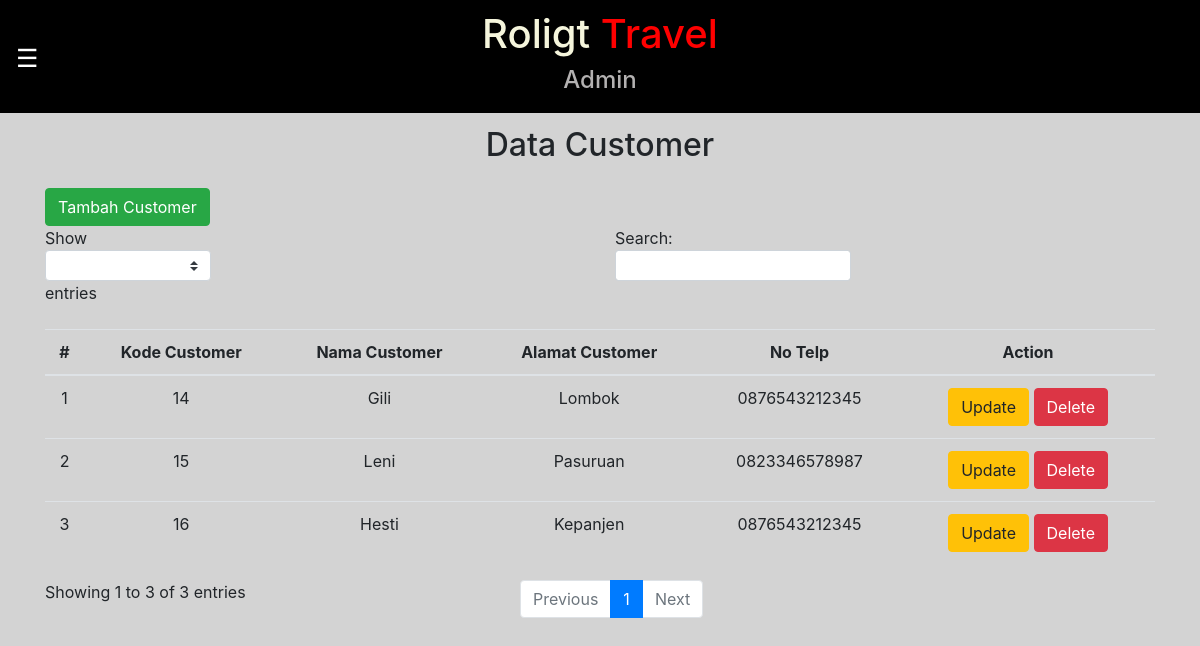
/admin/dataCust.php, run on the app's committed database.
### tables this page shows
CREATE TABLE `tb_customer` (
  `kode_cust` int(11) NOT NULL,
  `nama_cust` varchar(200) NOT NULL,
  `alamat_cust` varchar(200) NOT NULL,
  `no_telp_cust` varchar(15) NOT NULL,
  `paket` varchar(12) NOT NULL,
  `flag` enum('1','0') NOT NULL
);

### admin/dataCust.php (the view, shortened to what this page needs)
<?php
    include '../helper/connection.php';
?>
<html>
    <head>
        <link rel="stylesheet" href="https://stackpath.bootstrapcdn.com/bootstrap/4.1.3/css/bootstrap.min.css">
        <link rel="stylesheet" href="../css/dataStyle.css">
        <link rel="stylesheet" href="../css/navStyle.css">
    </head>
    <body>
        <main class="container" role="main" id="main">
            <div class="header fixed-top" id="header">
                <h1 id="judul1">Roligt
                    <span id="judul2">Travel</span>
                </h1>
                <h4 id="sub-judul">Admin</h4>
                <div id="nav">
                    <span style="font-size:25px;cursor:pointer" onclick="openNav()">&#9776;</span>
                </div>
            </div>
            <div class="container-table" id="data">
                <h2 class="mt-3 text-center">Data Customer</h2>
                <a href="formAddCustomer.php" class="btn btn-success mt-3">Tambah Customer</a>
                    <table id="customer" class="table table-stripped text-center mt-3" style="width:100%">
                        <thead>
                            <tr>
                                <th>#</th>
                                <th>Kode Customer</th>
                                <th>Nama Customer</th>
                                <th>Alamat Customer</th>
                                <th>No Telp</th>
                                <th>Action</th>
                            </tr>
                        </thead>
                        <tbody>
                        <?php
                        $query = "SELECT * FROM tb_customer where flag='1'";
                        $result = mysqli_query($con, $query);
                        if (mysqli_num_rows($result) > 0){
                            $index = 1;
                            while($row = mysqli_fetch_assoc($result)){
                                $kode_cust = $row["kode_cust"];
                                echo "
                                <tr>
                                    <td>" . $index++ . "</td>
                                    <td>" .$row["kode_cust"]. "</td>
                                    <td>" .$row["nama_cust"]. "</td>
                                    <td>" .$row["alamat_cust"]. "</td>
                                    <td>" .$row["no_telp_cust"]. "</td>
                                    <td>
                                    <a href='formEditCustomer.php?id=$kode_cust' class='btn btn-warning'>Update</a>
                                    <a href='../process/actionDeleteCustomer.php?id=$kode_cust' class='btn btn-danger'>Delete</a> </td>
                                </tr>
                                ";
                            }
                        }
                        ?>
                        </tbody>
                    </table>
            </div>
        </main>
    </body>
</html>

### css/dataStyle.css (style rules this page uses)
body { padding-top: 5rem; background-color: lightgray; }
.header { background-color: black; position: fixed; width: 100%; height: auto; padding: 10px; }
h1#judul1 { color: beige; text-align: center; }
span#judul2 { color: red; text-align: center; }
h4#sub-judul { color: rgb(179, 177, 177); text-align: center; }
h2.mt-3 { padding-top: 30px; }

### css/navStyle.css (style rules this page uses)
#nav { color: white; position: absolute; top: 40px; left: 16px; }

### data on the page
tb_customer: kode_cust "14", nama_cust "Gili", alamat_cust "Lombok", no_telp_cust "0876543212345"
tb_customer: kode_cust "15", nama_cust "Leni", alamat_cust "Pasuruan", no_telp_cust "0823346578987"
tb_customer: kode_cust "16", nama_cust "Hesti", alamat_cust "Kepanjen", no_telp_cust "0876543212345"
